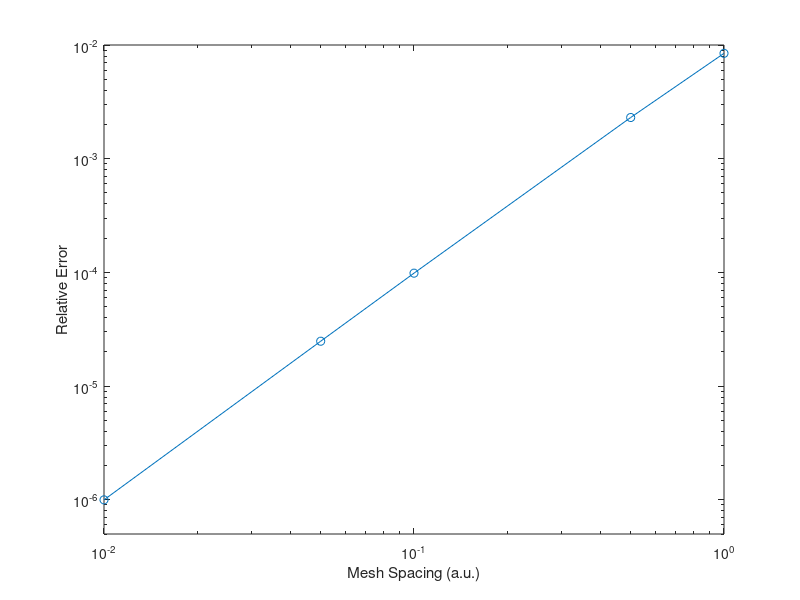

MATLAB code to generate this figure:
clear all; clc;

h = [1.0 0.5 0.1 0.05 0.01];
N = [8 16 80 160 800];
eps = [8.44660179e-03 2.30286448e-03 9.84273963e-05 2.48043656e-05 9.98488163e-07];

% % Part a)
loglog(h,eps,'-o')
xlabel('Mesh Spacing (a.u.)')
axis([1e-2 1 5e-7 1e-2])
% export_fig hw02_04a2.pdf -pdf -transparent
% 

% % Part b)
% loglog(N,eps,'-o')
% xlabel('Cell Count')
% axis([1 1e3 5e-7 1e-2])
% % export_fig hw02_04b.pdf -pdf -transparent




ylabel('Relative Error')